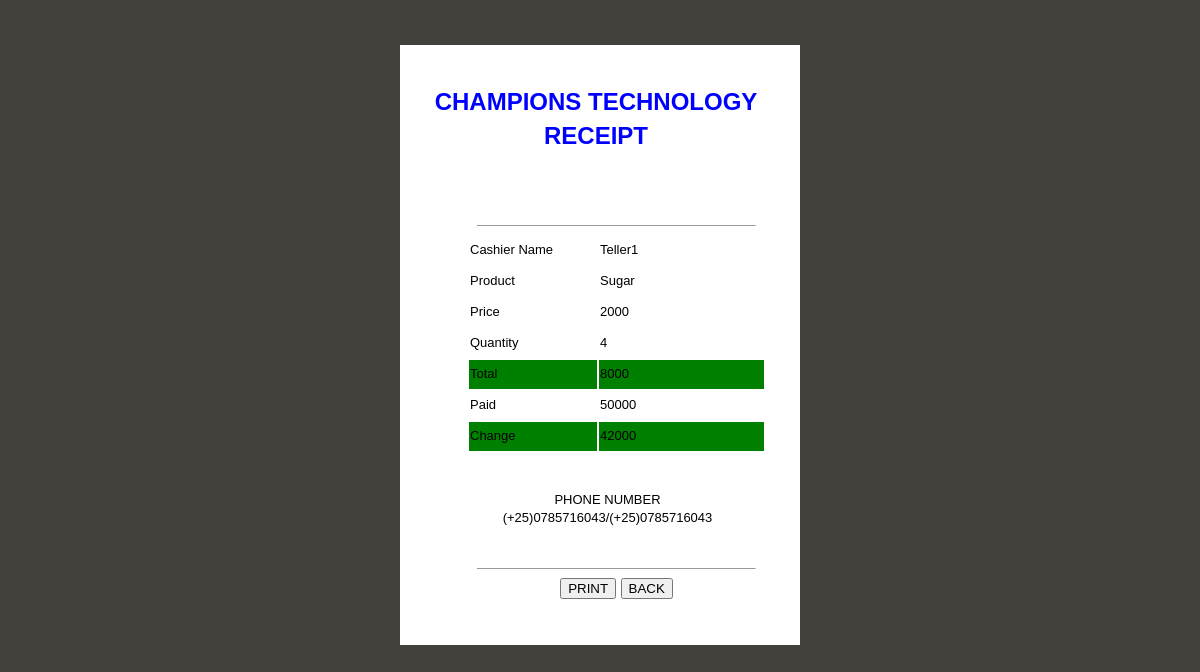
Screenshot of /receipt.php (signed in) with the database file from the repository.
### tables this page shows
CREATE TABLE `sold` (
  `id` int(3) NOT NULL auto_increment,
  `Teller` varchar(30) NOT NULL,
  `barcode` int(10) NOT NULL,
  `product_name` varchar(15) NOT NULL,
  `product_price` varchar(15) NOT NULL,
  `quantity` int(10) NOT NULL,
  `total` int(10) NOT NULL,
  `paid` int(10) NOT NULL,
  `balance` int(10) NOT NULL,
  PRIMARY KEY  (`id`)
);

### receipt.php (the view, shortened to what this page needs)
<?php require_once('Connections/supermarket.php'); ?>
<?php
$query_rceipt = "SELECT Teller, product_name, product_price, quantity, total, paid, balance FROM sold ORDER BY id  DESC LIMIT 1";
$rceipt = mysql_query($query_rceipt, $supermarket) or die(mysql_error());
$row_rceipt = mysql_fetch_assoc($rceipt);
?>
<!DOCTYPE html PUBLIC "-//W3C//DTD XHTML 1.0 Transitional//EN" "http://www.w3.org/TR/xhtml1/DTD/xhtml1-transitional.dtd">
<html xmlns="http://www.w3.org/1999/xhtml">
<head>
</head>
<body>
<br/><br/>
<div class="container" align="center"width="50%">
  <div class="header">
    <div id="apDiv2">
    <h2 align="center"><b><font color="Blue">CHAMPIONS TECHNOLOGY RECEIPT</font></b></h2></div>
    </div>
<div class="content">
  <p>&nbsp;</p>
<div id="apDiv3">
   <hr width="70%" size="1" align="center" />
<font size="2"> <table width="299" height="219" border="0" align="center">
      <tr>
        <td width="126"><font size="2">Cashier Name</font></td>
        <td width="163"><?php echo $row_rceipt['Teller']; ?></td>
      </tr>
      <tr>
        <td>Product </td>
        <td ><?php echo $row_rceipt['product_name']; ?></td>
      </tr>
      <tr>
        <td>Price</td>
        <td><?php echo $row_rceipt['product_price']; ?></td>
      </tr>
      <tr>
        <td>Quantity</td>
        <td><?php echo $row_rceipt['quantity']; ?></td>
      </tr>
      <tr bgcolor="green">
        <td>Total</td>
        <td><?php echo $row_rceipt['total']; ?></td>
      </tr>
      <tr>
        <td>Paid</td>
        <td><?php echo $row_rceipt['paid']; ?></td>
      </tr>
      <tr bgcolor="green">
        <td><font size="2">Change</font></td>
        <td><?php echo $row_rceipt['balance']; ?></td>
      </tr>
    </table></font>
    <p>&nbsp;</p>
    <div id="apDiv5">
      <p><font size="2">PHONE NUMBER (+25)0785716043/(+25)0785716043</font> </p>
    </div>
    <p>&nbsp;</p>
    <p>&nbsp;</p>
    <hr  size="1" width="70%" align="center"/>
    <form id="form1" name="form1" method="post" action="">
      <input type="submit" name="button" id="button" value="PRINT" />
    <a href="sale.php"> <input type="button" name="button2" id="button2" value="BACK" /></a>
  </form></div></div></div>
</body>
</html>

### receipt.php (style rules this page uses)
h1, h2, h3, h4, h5, h6, p { margin-top: 0; padding-right: 15px; padding-left: 15px; }
a:link { color: #42413C; text-decoration: underline; }
.container { width: 400px; height: 600px; background-color: #FFF; margin: 0 auto; overflow: visible; }
.header { background-color: #ADB96E; }
.content { padding: 10px 0; width: 60%; height: 90%; }
#apDiv2 { position: absolute; width: 370px; height: 84px; z-index: 2; left: 411px; top: 85px; }
#apDiv3 { position: absolute; width: 395px; height: 418px; z-index: 3; left: 419px; top: 217px; }
#apDiv5 { position: absolute; width: 319px; height: 101px; z-index: 4; left: 29px; top: 274px; }

### rows the page displays
sold: Teller "Teller1", product_name "Sugar", product_price "2000", quantity "4", total "8000", paid "50000", balance "42000"
